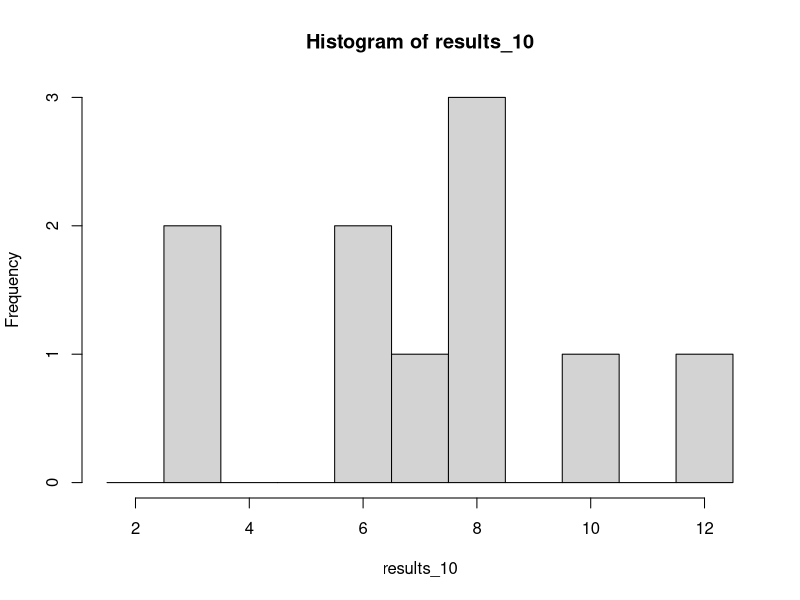
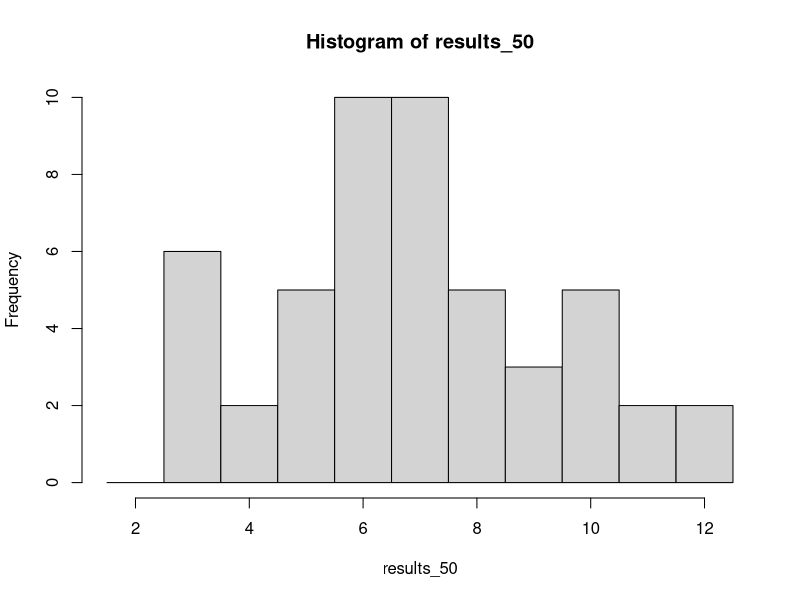
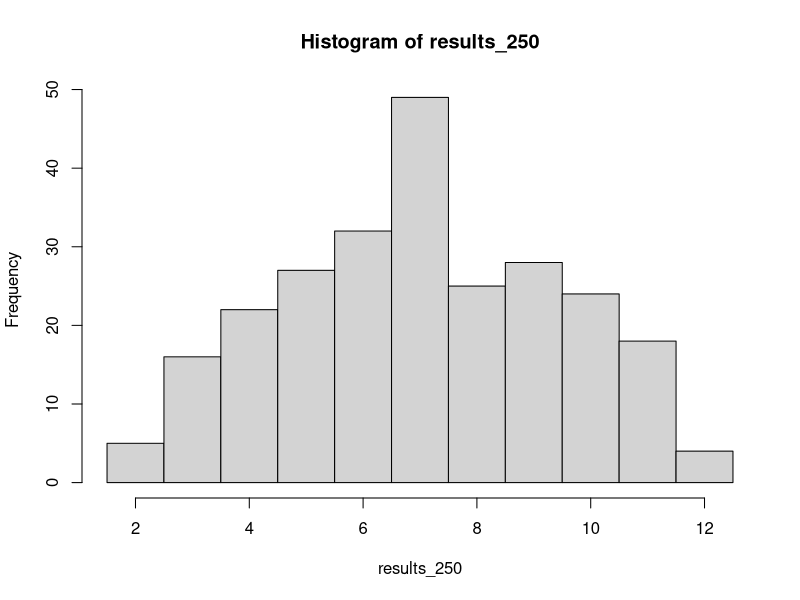
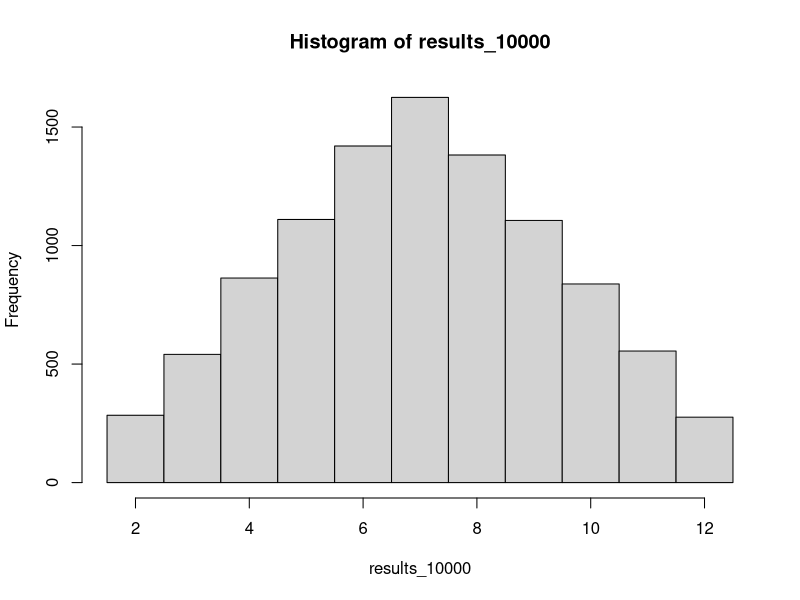
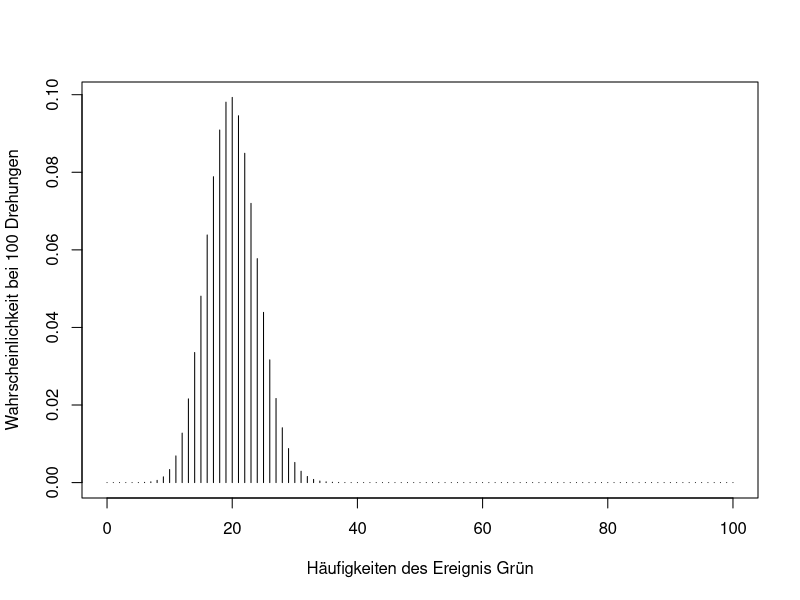
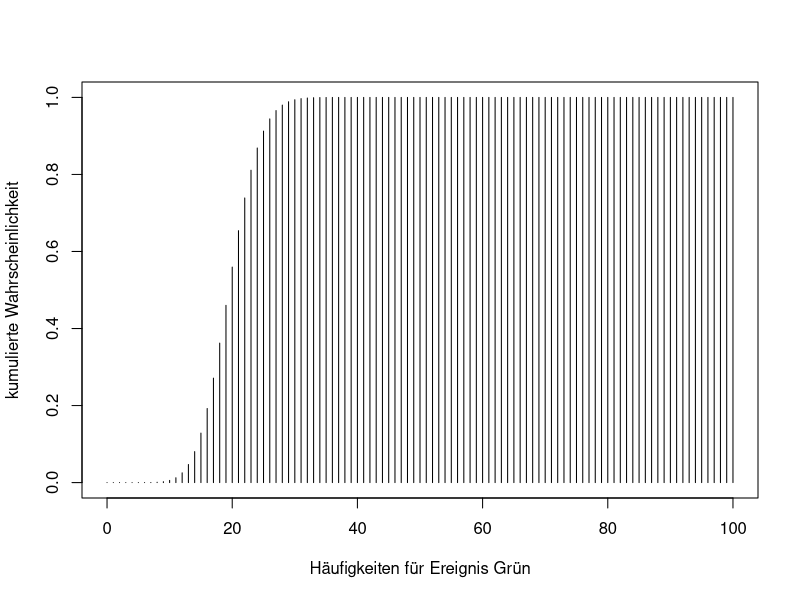
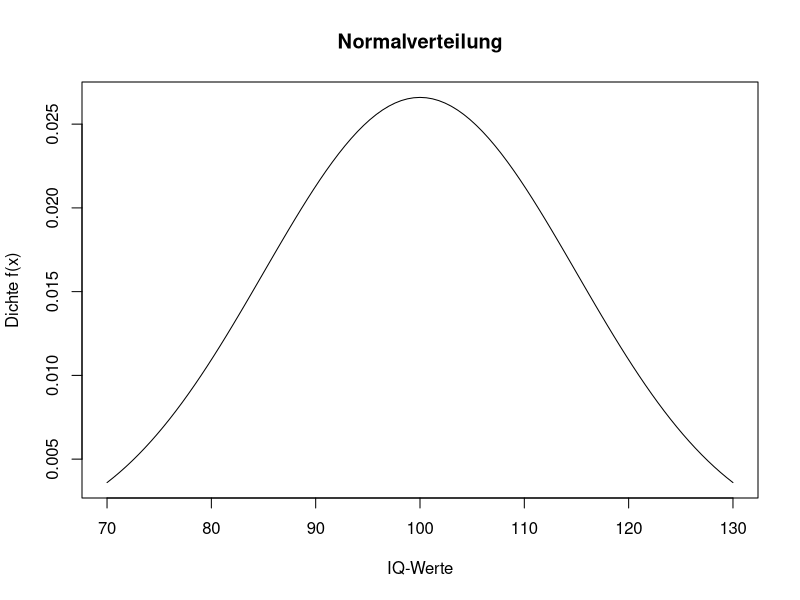
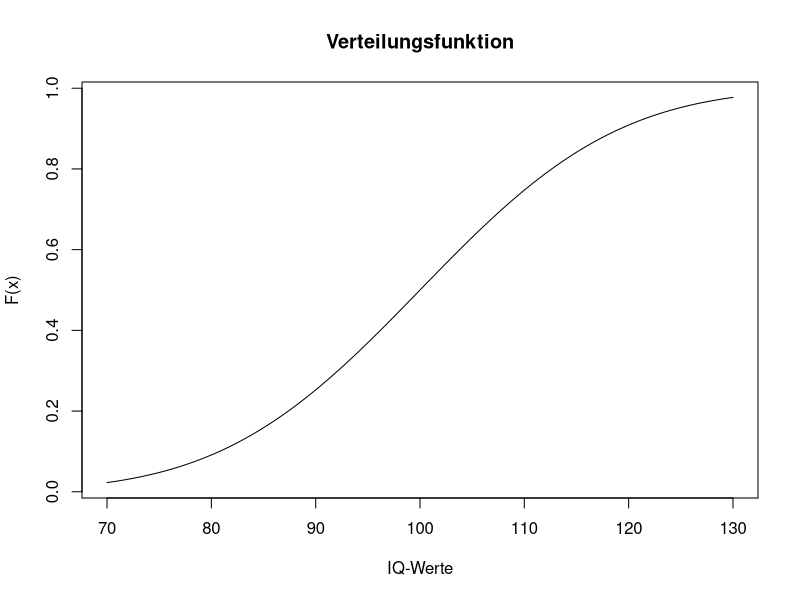

Source code (R) for these figures, in order:
wuerfel <- c(1:6)
expand.grid(wuerfel,wuerfel)

pos <- expand.grid(wuerfel,wuerfel)
pos$sum <- pos$Var1+pos$Var2
sum(pos$sum) / nrow(pos)

sample(x = wuerfel, size = 1)

sample(x = wuerfel, size = 2, replace = TRUE)

sample(x = wuerfel, size = 2, replace = TRUE) |> sum()

replicate(n = 10, expr = sum(sample(x = wuerfel, size = 2, replace = TRUE)))

replicate(n = 10, expr = sum(sample(x = wuerfel, size = 2, replace = TRUE)))

set.seed(500)
replicate(n = 10, expr = sum(sample(x = wuerfel, size = 2, replace = TRUE)))

set.seed(500)
results_10 <- sample(x = wuerfel, size = 2, replace = TRUE) |> sum() |> replicate(n = 10)
results_10

hist(results_10,xlim = c(1.5,12.5), breaks = c(1.5:12.5))

set.seed(500)
results_50 <- sample(x = wuerfel, size = 2, replace = TRUE) |> sum() |> replicate(n = 50)
hist(results_50, xlim = c(1.5,12.5), breaks = c(1.5:12.5))
results_250 <- sample(x = wuerfel, size = 2, replace = TRUE) |> sum() |> replicate(n = 250)
hist(results_250, xlim = c(1.5,12.5), breaks = c(1.5:12.5))
results_10000 <- sample(x = wuerfel, size = 2, replace = TRUE) |> sum() |> replicate(n = 10000)
hist(results_10000, xlim = c(1.5,12.5), breaks = c(1.5:12.5))

mean(results_10)
mean(results_50)
mean(results_250)
mean(results_10000)

choose(n = 100, k = 20) * 0.2^20 * 0.8^80

dbinom(x = 20, size = 100, prob = 0.2) 

x <- c(0:100)   # alle möglichen Werte für x in unserem Beispiel
probs <- dbinom(x, size = 100, prob = 0.2) #Wahrscheinlichkeiten für alle möglichen Werte
plot(x = x, y = probs, type = "h", xlab = "Häufigkeiten des Ereignis Grün", ylab = "Wahrscheinlichkeit bei 100 Drehungen")





pbinom(q = 20, size = 100, prob = 0.2, lower.tail = TRUE)

pbinom(q = 20, size = 100, prob = 0.2, lower.tail = TRUE) - pbinom(q = 14, size = 100, prob = 0.2, lower.tail = TRUE)

x <- c(0:100)   # alle möglichen Werte für x in unserem Beispiel
probs <- pbinom(x, size = 100, prob = 0.2, lower.tail = TRUE) #Wahrscheinlichkeiten für alle möglichen Werte
plot(x = x, y = probs, type = "h", 
     xlab = "Häufigkeiten für Ereignis Grün", 
     ylab = "kumulierte Wahrscheinlichkeit")





qbinom(p = 0.1, size = 100, prob = 0.2, lower.tail = TRUE)

rbinom(n = 1, size = 100, prob = 0.2)



dnorm(x = 114.3, mean = 100, sd = 15) 

1 / (15 * sqrt(2 * pi)) * exp(-0.5 * ((114.3 - 100) / 15)^2)

curve(expr = dnorm(x, mean = 100, sd = 15), 
      from = 70, 
      to = 130, 
      main = "Normalverteilung", 
      xlab = "IQ-Werte",
      ylab = "Dichte f(x)")





pnorm(114.3, mean = 100, sd = 15, lower.tail = TRUE)

integrate(f = dnorm, lower = -Inf, upper = 114.3, mean = 100, sd = 15)

curve(expr = pnorm(x, mean = 100, sd = 15, lower.tail = TRUE),
     from = 70,
     to = 130,
     main = "Verteilungsfunktion", 
     xlab = "IQ-Werte",
     ylab = "F(x)")



qnorm(p = 0.5, mean = 100, sd = 15, lower.tail = TRUE)



set.seed(500)                   #zur Konstanthaltung der zufälligen Ergebnisse
rnorm(10,mean = 100,sd = 15)
